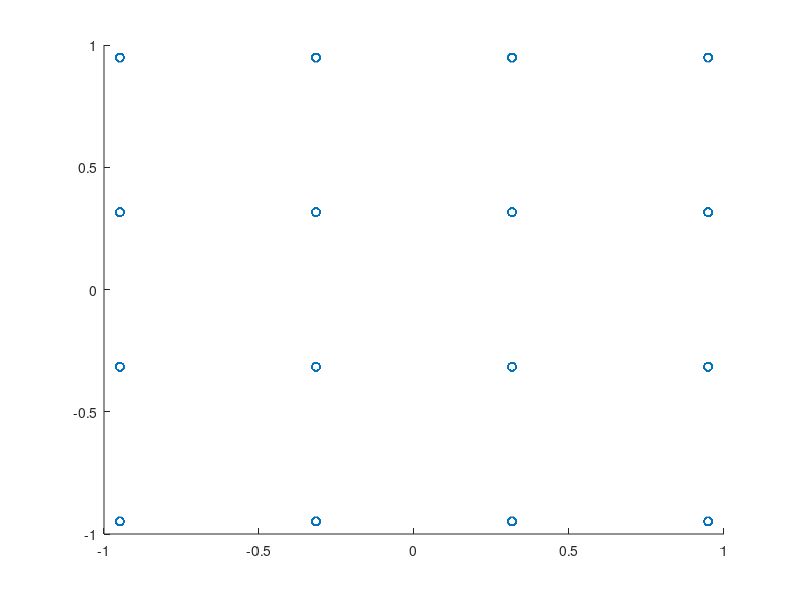
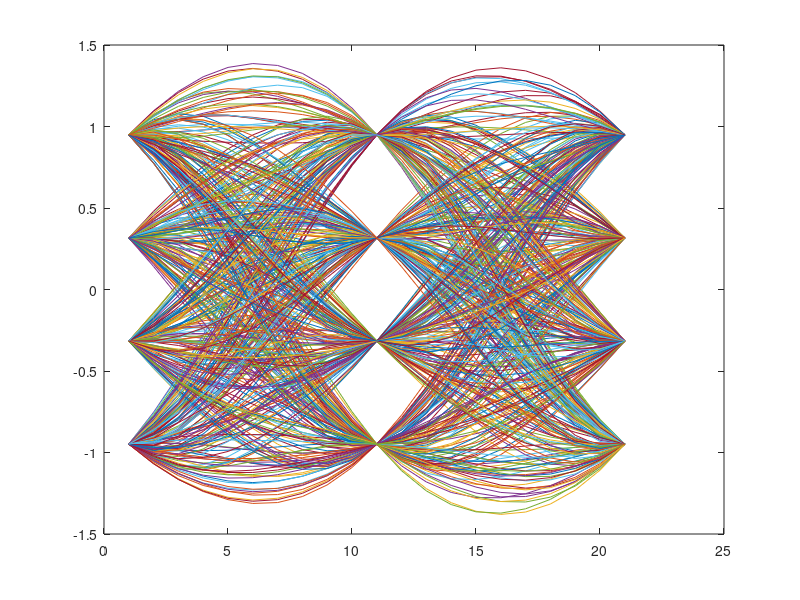
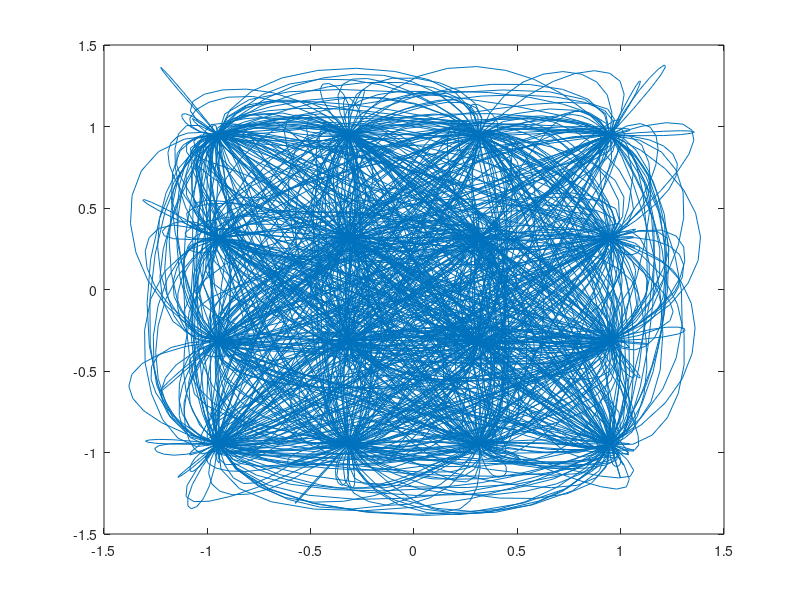
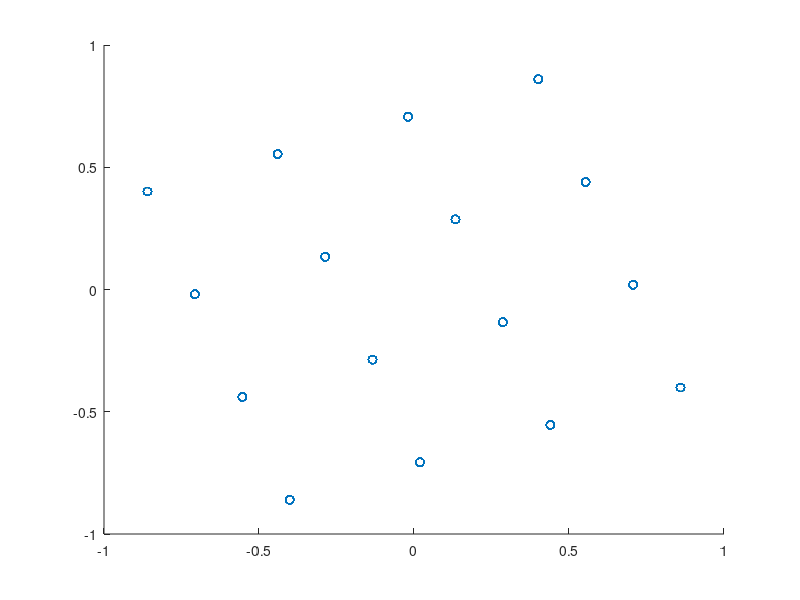

Source code (MATLAB) for these figures, in order:
clc;
clear;
T=1/(10^5);
t=-10*T:T/10:10*T;%샘플링 10^6
t_offset=zeros(1,2000);
Fs=10^6; 
for e=1:1998
t_offset(e+1)=e/Fs;
end
b=0.5;
sym=zeros(1,1000);
sym_2=zeros(1,1000);
sym_3=zeros(1,1000);
sym_4=zeros(1,1000);
data_I_QPSK=(randi([0,1],1,1000)*2-1)/sqrt(10);
data_Q_QPSK=(randi([0,1],1,1000)*2-1)/sqrt(10); % 1/4확률로 평균 
data_constant1=randi([0,1],1,1000)*2+1;
data_constant2=randi([0,1],1,1000)*2+1;
data_I=data_I_QPSK.*data_constant1;
data_Q=data_Q_QPSK.*data_constant2;
for u=1:1000
sym(u)=(data_I(u)+(1j)*data_Q(u));
sym_2(u)=(data_I(u)+(1j)*data_Q(u))/sqrt(2)*exp(1j*pi/9);
sym_3(u)=(data_I(u)+(1j)*data_Q(u))/sqrt(2)*exp(1j*2*pi*1000*t_offset(u));
sym_4(u)=real(sym(u))+(1j)*imag(sym_2(u));
end
%%%%%%%%%%%%%%%%%%oversampling
oversample_sym=zeros(1,10000);
oversample_sym_2=zeros(1,10000);
oversample_sym_3=zeros(1,10000);
oversample_sym_4=zeros(1,10000);
for k=1:1000
oversample_sym(10*(k-1)+1)=sym(k);
oversample_sym_2(10*(k-1)+1)=sym_2(k);
oversample_sym_3(10*(k-1)+1)=sym_3(k);
oversample_sym_4(10*(k-1)+1)=sym_4(k);
    for l=2:10
        oversample_sym(10*(k-1)+l)=0;
        oversample_sym_2(10*(k-1)+l)=0;
        oversample_sym_3(10*(k-1)+l)=0;
        oversample_sym_4(10*(k-1)+l)=0;
    end
end

h1_t=sinc(t/T).*cos(pi*b*t/T)./(1-(2*b*t/T).^2);  
filtered=conv(oversample_sym,h1_t, 'same');
filtered_2=conv(oversample_sym_2,h1_t, 'same');
filtered_3=conv(oversample_sym_3,h1_t, 'same');
filtered_4=conv(oversample_sym_4,h1_t, 'same');
downsample_filtered=zeros(1,1000);
downsample_filtered_2=zeros(1,1000);
downsample_filtered_3=zeros(1,1000);
downsample_filtered_4=zeros(1,1000);
for m=1:1000
    downsample_filtered(m)=filtered(m*10-9);
    downsample_filtered_2(m)=filtered_2(m*10-9);
    downsample_filtered_3(m)=filtered_3(m*10-9);
    downsample_filtered_4(m)=filtered_4(m*10-9);
end
%%%%%%%%%%%%%%%%%%%%%%%non offset
figure(1) %%space diagram
dI=real(downsample_filtered);
dQ=imag(downsample_filtered);
scatter(dI,dQ);
figure(2) %%eye pattern
L=length(sym);
for p=1:(L/2-1)
   R=real(filtered(p*20-19:p*20+1));
   plot(R)
   hold on
end
figure(3)
plot(filtered);
%%%%%%%%%%%%%%%%%%%%%%%%%%%%%%%phase offset = 20
figure(4) %%space diagram
dI_2=real(downsample_filtered_2);
dQ_2=imag(downsample_filtered_2);
scatter(dI_2,dQ_2);
figure(5) %%eye pattern
L=length(sym);
for p=1:(L/2-1)
   R=real(filtered_2(p*20-19:p*20+1));
   plot(R)
   hold on
end
figure(6)
plot(filtered_2);
%%%%%%%%%%%%%%%%%%%%%%%%%%%%%%frequency offset =1000hz
figure(7) %%space diagram
dI_3=real(downsample_filtered_3);
dQ_3=imag(downsample_filtered_3);
scatter(dI_3,dQ_3);
figure(8) %%eye pattern
L=length(sym);
for p=1:(L/2-1)
   R=real(filtered_3(p*20-19:p*20+1));
   plot(R)
   hold on
end
figure(9)
plot(filtered_3);
%%%%%%%%%%%%%%%%%%%%%%%%%%%%%%%%%imbalance
figure(10) %%space diagram
dI_4=real(downsample_filtered_4);
dQ_4=imag(downsample_filtered_4);
scatter(dI_4,dQ_4);
figure(11) %%eye pattern
L=length(sym);
for p=1:(L/2-1)
   R=imag(filtered_4(p*20-19:p*20+1));
   plot(R)
   hold on
end
figure(12)
plot(filtered_4);
